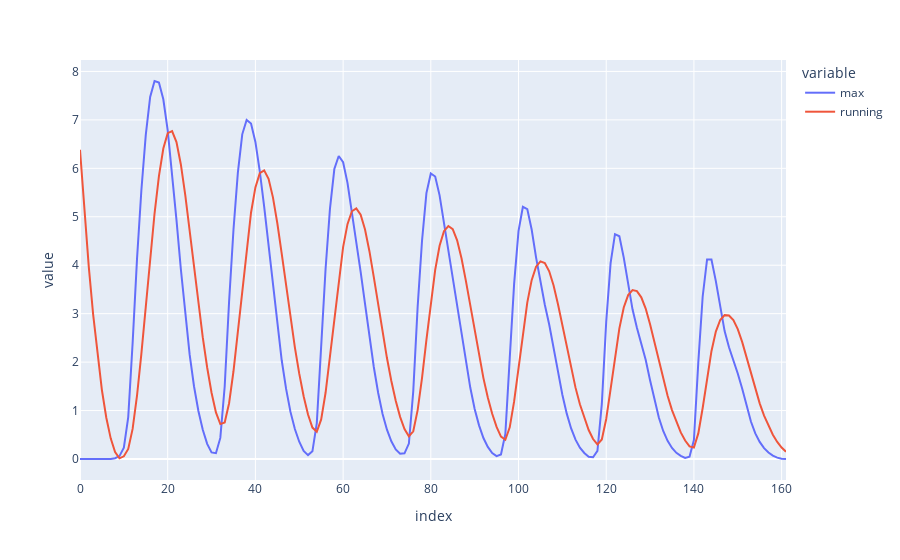

Source (notebook cell):
### Code cell
px.line(pd.DataFrame({"max": y_chroma_nnormed.max(0), "running": norm_factors}))

### Figure 1 — Plotly figure (JSON) as saved in the notebook; plotly's stock layout.template omitted (floating-point values rounded to 4 significant figures; data arrays with more than 128 entries replaced by an {"elided": "..."} marker saying what was removed)
{"data": [{"hovertemplate": "variable=max<br>index=%{x}<br>value=%{y}<extra></extra>", "legendgroup": "max", "line": {"color": "#636efa", "dash": "solid"}, "marker": {"symbol": "circle"}, "mode": "lines", "name": "max", "orientation": "v", "showlegend": true, "type": "scatter", "x": {"elided": "162 int values"}, "xaxis": "x", "y": {"elided": "162 float values"}, "yaxis": "y"}, {"hovertemplate": "variable=running<br>index=%{x}<br>value=%{y}<extra></extra>", "legendgroup": "running", "line": {"color": "#EF553B", "dash": "solid"}, "marker": {"symbol": "circle"}, "mode": "lines", "name": "running", "orientation": "v", "showlegend": true, "type": "scatter", "x": {"elided": "162 int values"}, "xaxis": "x", "y": {"elided": "162 float values"}, "yaxis": "y"}], "layout": {"legend": {"title": {"text": "variable"}, "tracegroupgap": 0}, "margin": {"t": 60}, "xaxis": {"anchor": "y", "domain": [0, 1], "title": {"text": "index"}}, "yaxis": {"anchor": "x", "domain": [0, 1], "title": {"text": "value"}}}}
